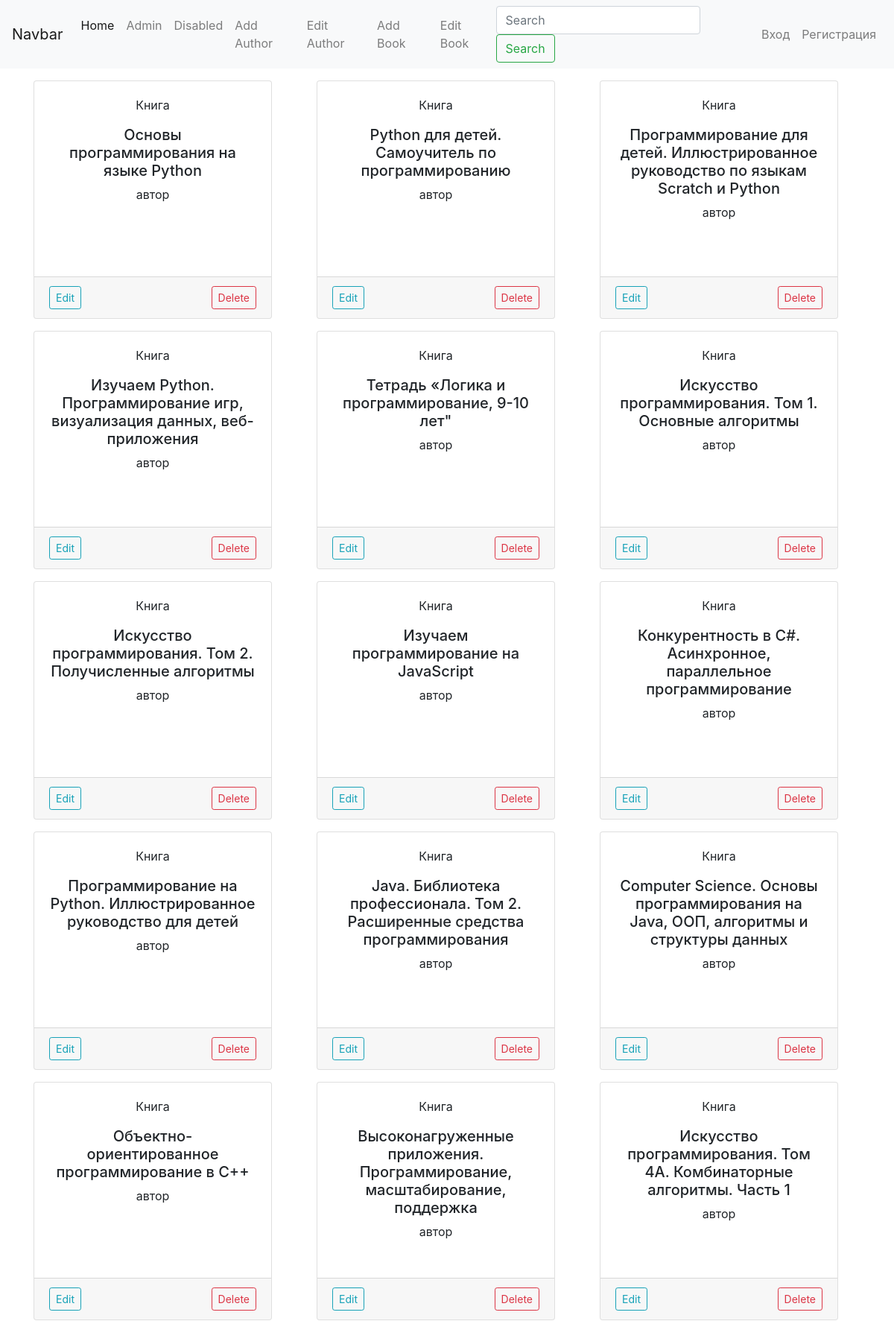
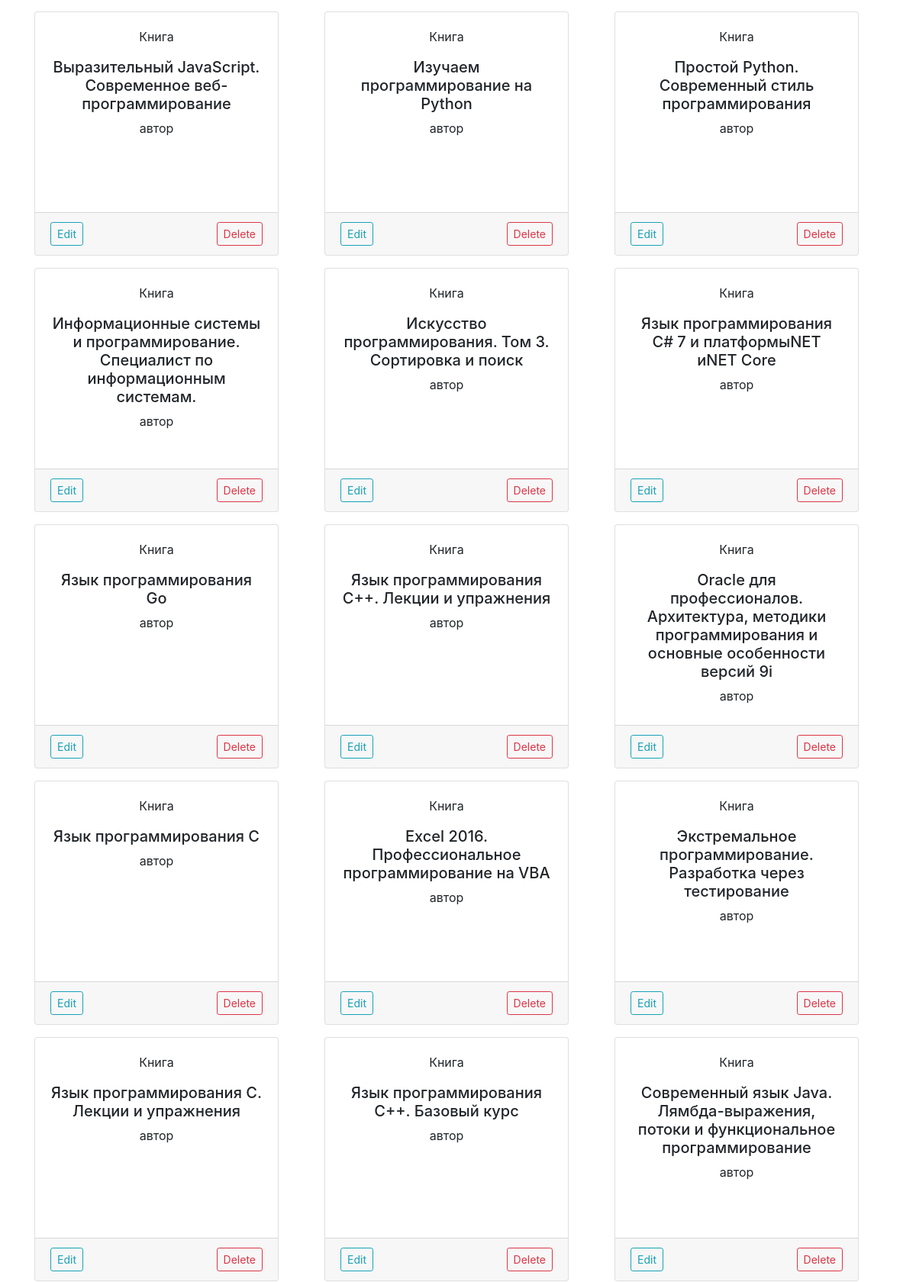
The page /home (upper part) on the database its author committed (2 pictures, top to bottom).
### app/models.py (models this page shows, shortened)
class Book(db.Model):
    id = db.Column(db.Integer, primary_key=True)
    title = db.Column(db.String(250), unique=True, nullable=False)
    authors = db.relationship('Author', secondary=books_authors, lazy='subquery',
        backref=db.backref('books', lazy=True))

### app/books/views.py (the view)
@app.route("/home")
def home():
    books = Book.query.all()
    return render_template("home.html", books=books)

### app/templates/home.html (shortened to what this page needs)
{%  extends "base.html" %}
{%  block content %}
<div class="container">
    <div class="row">
        {% for book in books %}
        <div class="col-4 mt-3">
            <div class="card text-center" style="width: 20rem; height: 20rem;">
                <div class="card-body">
                    <p class="card-text">Книга</p>
                    <h5 class="text-center">{{ book.title }}</h5>
                    <p class="text-center">автор</p>
                </div>
                <div class="card-footer">
                    <a href="{{url_for('update_book', id=book.id)}}"
                        class="float-left btn btn-sm btn-outline-info">Edit</a>
                    <button type="button" class="float-right btn btn-outline-danger btn-sm" data-toggle="modal"
                        data-target="#exampleModal-{{ book.id }}">
                        Delete
                    </button>
                </div>
            </div>
        </div>
        {% endfor %}
    </div>
</div>
{%  endblock %}

### app/templates/base.html (shortened to what this page needs)
<!DOCTYPE html>
<html lang="en">
<head>
    <link rel="stylesheet" href="{{url_for('static', filename='css/bootstrap.min.css')}}">
    <nav class="navbar navbar-expand-lg navbar-light bg-light">
        <a class="navbar-brand" href="#">Navbar</a>
        <div class="collapse navbar-collapse" id="navbarSupportedContent">
            <ul class="navbar-nav mr-auto">
                <li class="nav-item active">
                    <a class="nav-link" href="{{url_for('home')}}">Home <span class="sr-only">(current)</span></a>
                </li>
                <li class="nav-item">
                    <a class="nav-link" href="#">Admin</a>
                </li>
                <li class="nav-item">
                    <a class="nav-link" href="#">Disabled</a>
                </li>
                <li class="nav-item">
                    <a class="nav-link" href="{{url_for('create_author')}}">Add Author</a>
                </li>
                <li class="nav-item">
                    <a class="nav-link" href="{{url_for('author')}}">Edit Author</a>
                </li>
                <li class="nav-item">
                    <a class="nav-link" href="{{url_for('create_book')}}">Add Book</a>
                </li>
                <li class="nav-item">
                    <a class="nav-link" href="{{url_for('book')}}">Edit Book</a>
                </li>
            </ul>
            <form class="form-inline my-2 my-lg-0">
                <input class="form-control mr-sm-2" type="search" placeholder="Search" aria-label="Search">
                <button class="btn btn-outline-success my-2 my-sm-0" type="submit">Search</button>
            </form>
            <ul class="navbar-nav mr-rigth">
            <li class="nav-item">
                <a class="nav-link" href="{{url_for('login')}}">Вход</a>
            </li>
            <li class="nav-item">
                <a class="nav-link" href="{{url_for('register')}}">Регистрация</a>
            </li>
        </ul>
        </div>
    </nav>
</head>
<body>
    {% block content %}
    {% endblock %}
</body>
</html>

### rows shown on the page
Book: title "Основы программирования на языке Python"
Book: title "Python для детей. Самоучитель по программированию"
Book: title "Программирование для детей. Иллюстрированное руководство по языкам Scratch и Python"
Book: title "Изучаем Python. Программирование игр, визуализация данных, веб-приложения"
Book: title "Тетрадь «Логика и программирование, 9-10 лет\""
Book: title "Искусство программирования. Том 1. Основные алгоритмы"
Book: title "Искусство программирования. Том 2. Получисленные алгоритмы"
Book: title "Изучаем программирование на JavaScript"
Book: title "Конкурентность в C#. Асинхронное, параллельное программирование"
Book: title "Программирование на Python. Иллюстрированное руководство для детей"
Book: title "Java. Библиотека профессионала. Том 2. Расширенные средства программирования"
Book: title "Computer Science. Основы программирования на Java, ООП, алгоритмы и структуры данных"
Book: title "Объектно-ориентированное программирование в С++"
Book: title "Высоконагруженные приложения. Программирование, масштабирование, поддержка"
Book: title "Искусство программирования. Том 4А. Комбинаторные алгоритмы. Часть 1"
Book: title "Выразительный JavaScript. Современное веб-программирование"
Book: title "Изучаем программирование на Python"
Book: title "Простой Python. Современный стиль программирования"
Book: title "Информационные системы и программирование. Специалист по информационным системам."
Book: title "Искусство программирования. Том 3. Сортировка и поиск"
Book: title "Язык программирования C# 7 и платформыNET иNET Core"
Book: title "Язык программирования Go"
Book: title "Язык программирования C++. Лекции и упражнения"
Book: title "Oracle для профессионалов. Архитектура, методики программирования и основные особенности версий 9i"
Book: title "Язык программирования C"
Book: title "Excel 2016. Профессиональное программирование на VBA"
Book: title "Экстремальное программирование. Разработка через тестирование"
Book: title "Язык программирования C. Лекции и упражнения"
Book: title "Язык программирования C++. Базовый курс"
Book: title "Современный язык Java. Лямбда-выражения, потоки и функциональное программирование"
